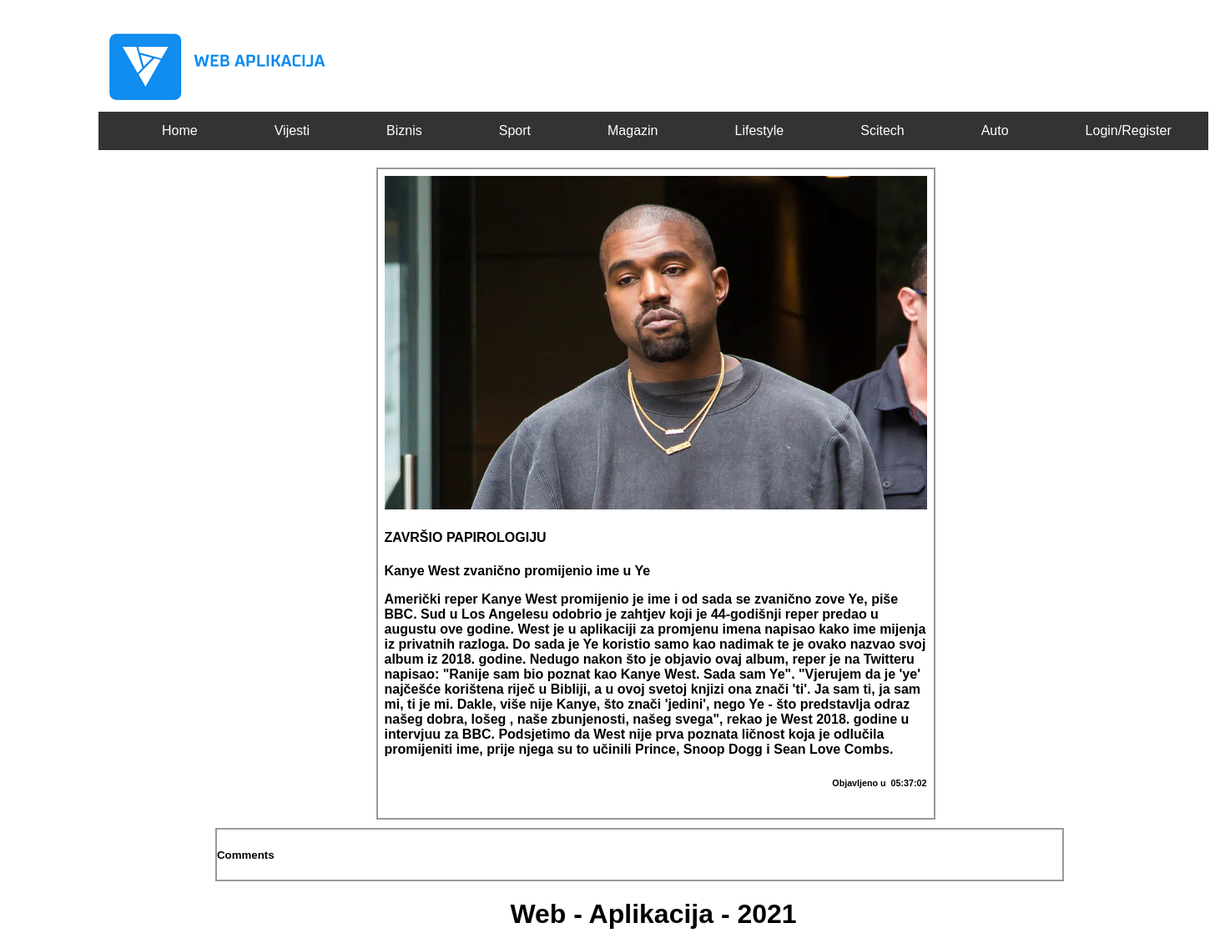
Screenshot of /news/Kanye-West-zvanično-promijenio-ime-u-Ye.php with the database file from the repository.
### tables this page shows
CREATE TABLE `news` (
  `id` int(11) NOT NULL,
  `category` varchar(45) DEFAULT NULL,
  `title` varchar(1000) DEFAULT NULL,
  `description` varchar(1000) DEFAULT NULL,
  `descriptionlnk` varchar(1400) NOT NULL,
  `content` varchar(10000) DEFAULT NULL,
  `time_publish` time NOT NULL,
  `postedby` varchar(66) NOT NULL,
  `image` varchar(255) NOT NULL
);

### news/Kanye-West-zvanično-promijenio-ime-u-Ye.php (the view, shortened to what this page needs)
<!DOCTYPE html>
<html>
<head>
<link rel="stylesheet" type="text/css" href="../css/style.css">
</head>
<body>
<div class="header">
<img src="../images/4.png">
<ul>
<li><a class="active" href="../index.php">Home</a></li>
  <li><a href="../vijesti.php">Vijesti</a></li>
  <li><a href="../biznis.php">Biznis</a></li>
  <li><a href="../sport.php">Sport</a></li>
  <li><a href="../magazin.php">Magazin</a></li>
  <li><a href="../lifestyle.php">Lifestyle</a></li>
  <li><a href="../scitech.php">Scitech</a></li>
  <li><a href="../auto.php">Auto</a></li>
  <?php
if (isset($_SESSION['username'])) {
	  $username = $_SESSION['username'];
echo '<li><a href="../users/logout.php">Logout</a></li>';
}
else{
  echo '<li><a href="../users/login.php">Login/Register</a></li>';
}
?>
</ul>
  </div>
<div class="container" style="margin: auto;width: 50%;">
      <div class="row">
	  <?php require "../users/connection.php";
			$file = basename($_SERVER['PHP_SELF']);
			$info = pathinfo($file);
			$file_name =  basename($file,'.'.$info['extension']);
            $upit = "SELECT * FROM news WHERE descriptionlnk = '$file_name'";
			$conn = Database::getConnection();
            $q = $conn->query($upit);
            $red = mysqli_fetch_assoc($q);
            echo
            '<div class="column" style="width:650px; max-height: auto;">
              <img src="../images/' .$red['image'].'" alt="" style="width:100%; height: 400px;">
              <div id="text-block-small">
                 <h4>'. $red['title'] .'</h4>
                  <p>' . $red['description'] . '</p>
				  <p>' . $red['content'] .' </p>
				  <h6><p style="text-align:right;  ">Objavljeno u &nbsp' . $red['time_publish'] . '</p></h6>'
				  ?>
              </div>
            </div>
      </div>
</div>
<div class="section" style="width:1013px; margin-left:150px;">
						<h5>Comments</h5>
                </div>
<div id="footer">
<h1 style="text-align:center">Web - Aplikacija - 2021</h1>
  </div>
</body>
</html>

### css/style.css (style rules this page uses)
body { position: absolute; left: 100px; width: auto; height: auto; font-family: Arial, Helvetica, sans-serif; }
a { text-decoration: none; }
p { font-family: Verdana, Geneva, Tahoma, sans-serif; font-weight: bold; }
.header { width: 1330px; overflow: hidden; padding: 20px 10px; margin-bottom: 1px; }
.container { top: 190px; }
ul { list-style-type: none; margin: 0; padding: 0; overflow: hidden; background-color: #333; }
li { float: left; margin-left: 60px; }
li a { display: block; color: white; text-align: center; padding: 14px 16px; text-decoration: none; }
.column { margin-left: 5px; float: left; width: 33.33%; padding: 8px 8px 12px 8px; border: 2px solid #999; }
.row::after { content: ""; clear: both; display: table; border-bottom: 10px solid; }
.section { border: 2px solid #999; }

### rows the page displays
news: image (picture), title "ZAVRŠIO PAPIROLOGIJU", description "Kanye West zvanično promijenio ime u Ye", content "Američki reper Kanye West promijenio je ime i od sada se zvanično zove Ye, piše BBC. Sud u Los Angelesu odobrio je zahtjev koji je 44-godišnji reper predao u augustu ove godine. West je u aplikaciji za promjenu imena napisao kako ime mijenja iz privatnih razloga. Do sada je Ye koristio samo kao nadimak te je ovako nazvao svoj album iz 2018. godine. Nedugo nakon što je objavio ovaj album, reper je na Twitteru napisao: \"Ranije sam bio poznat kao Kanye West. Sada sam Ye\". \"Vjerujem da je 'ye' najčešće korištena riječ u Bibliji, a u ovoj svetoj knjizi ona znači 'ti'. Ja sam ti, ja sam mi, ti je mi. Dakle, više nije Kanye, što znači 'jedini', nego Ye - što predstavlja odraz našeg dobra, lošeg ,…", time_publish "05:37:02"
